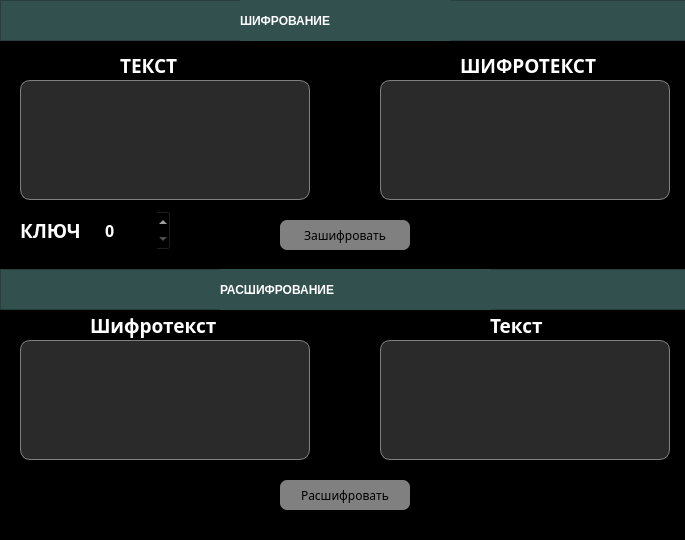
<?xml version="1.0" encoding="UTF-8"?>
<ui version="4.0">
 <class>MainWindow</class>
 <widget class="QMainWindow" name="MainWindow">
  <property name="geometry">
   <rect>
    <x>0</x>
    <y>0</y>
    <width>685</width>
    <height>540</height>
   </rect>
  </property>
  <property name="sizePolicy">
   <sizepolicy hsizetype="Fixed" vsizetype="Fixed">
    <horstretch>0</horstretch>
    <verstretch>0</verstretch>
   </sizepolicy>
  </property>
  <property name="minimumSize">
   <size>
    <width>685</width>
    <height>540</height>
   </size>
  </property>
  <property name="maximumSize">
   <size>
    <width>685</width>
    <height>540</height>
   </size>
  </property>
  <property name="windowTitle">
   <string>MainWindow</string>
  </property>
  <property name="styleSheet">
   <string notr="true">background-color: rgb(0, 0, 0);</string>
  </property>
  <widget class="QWidget" name="centralwidget">
   <property name="styleSheet">
    <string notr="true">background-color: rgb(0, 0,0);</string>
   </property>
   <widget class="QLabel" name="label_10">
    <property name="geometry">
     <rect>
      <x>490</x>
      <y>310</y>
      <width>61</width>
      <height>30</height>
     </rect>
    </property>
    <property name="font">
     <font>
      <family>Century Gothic</family>
      <pointsize>14</pointsize>
      <weight>87</weight>
      <italic>false</italic>
      <bold>true</bold>
     </font>
    </property>
    <property name="styleSheet">
     <string notr="true">color: white;
font: 14pt &quot;Century Gothic&quot;;
font-weight: 700;
text-transform: uppercase;
</string>
    </property>
    <property name="text">
     <string>Текст</string>
    </property>
   </widget>
   <widget class="QPushButton" name="decrypt_btn">
    <property name="geometry">
     <rect>
      <x>280</x>
      <y>480</y>
      <width>130</width>
      <height>30</height>
     </rect>
    </property>
    <property name="font">
     <font>
      <family>Century Gothic</family>
     </font>
    </property>
    <property name="styleSheet">
     <string notr="true">QPushButton {
	color: black;
	background-color: grey;
	border-radius: 7px;
}

QPushButton:pressed {
	background-color: rgb(102, 102, 102);
}</string>
    </property>
    <property name="text">
     <string>Расшифровать</string>
    </property>
   </widget>
   <widget class="QLabel" name="label_9">
    <property name="geometry">
     <rect>
      <x>460</x>
      <y>50</y>
      <width>151</width>
      <height>30</height>
     </rect>
    </property>
    <property name="font">
     <font>
      <family>Century Gothic</family>
      <pointsize>14</pointsize>
      <weight>87</weight>
      <italic>false</italic>
      <bold>true</bold>
     </font>
    </property>
    <property name="styleSheet">
     <string notr="true">color: white;
font: 14pt &quot;Century Gothic&quot;;
font-weight: 700;</string>
    </property>
    <property name="text">
     <string>ШИФРОТЕКСТ</string>
    </property>
   </widget>
   <widget class="QFrame" name="frame_2">
    <property name="geometry">
     <rect>
      <x>0</x>
      <y>269</y>
      <width>701</width>
      <height>41</height>
     </rect>
    </property>
    <property name="autoFillBackground">
     <bool>false</bool>
    </property>
    <property name="styleSheet">
     <string notr="true">background-color: rgb(49, 80, 78)</string>
    </property>
    <property name="frameShape">
     <enum>QFrame::StyledPanel</enum>
    </property>
    <property name="frameShadow">
     <enum>QFrame::Raised</enum>
    </property>
    <widget class="QLabel" name="label_7">
     <property name="geometry">
      <rect>
       <x>220</x>
       <y>0</y>
       <width>271</width>
       <height>41</height>
      </rect>
     </property>
     <property name="styleSheet">
      <string notr="true">color: white;
font: 18pt &quot;Century Gothic&quot;;
font-weight: 700;</string>
     </property>
     <property name="text">
      <string>РАСШИФРОВАНИЕ</string>
     </property>
    </widget>
   </widget>
   <widget class="QFrame" name="frame">
    <property name="geometry">
     <rect>
      <x>0</x>
      <y>0</y>
      <width>701</width>
      <height>41</height>
     </rect>
    </property>
    <property name="styleSheet">
     <string notr="true">background-color: rgb(49, 80, 78)</string>
    </property>
    <property name="frameShape">
     <enum>QFrame::StyledPanel</enum>
    </property>
    <property name="frameShadow">
     <enum>QFrame::Raised</enum>
    </property>
    <widget class="QLabel" name="label_4">
     <property name="geometry">
      <rect>
       <x>240</x>
       <y>0</y>
       <width>211</width>
       <height>41</height>
      </rect>
     </property>
     <property name="styleSheet">
      <string notr="true">color: white;
font: 18pt &quot;Century Gothic&quot;;
font-weight: 700;</string>
     </property>
     <property name="text">
      <string>ШИФРОВАНИЕ</string>
     </property>
    </widget>
   </widget>
   <widget class="QPushButton" name="encrypt_btn">
    <property name="geometry">
     <rect>
      <x>280</x>
      <y>220</y>
      <width>130</width>
      <height>30</height>
     </rect>
    </property>
    <property name="font">
     <font>
      <family>Century Gothic</family>
     </font>
    </property>
    <property name="styleSheet">
     <string notr="true">QPushButton {
	color: black;
	background-color: grey;
	border-radius: 7px;
}

QPushButton:pressed {
	background-color: rgb(102, 102, 102);
}</string>
    </property>
    <property name="text">
     <string>Зашифровать</string>
    </property>
   </widget>
   <widget class="QLabel" name="label_8">
    <property name="geometry">
     <rect>
      <x>120</x>
      <y>50</y>
      <width>61</width>
      <height>30</height>
     </rect>
    </property>
    <property name="font">
     <font>
      <family>Century Gothic</family>
      <pointsize>14</pointsize>
      <weight>75</weight>
      <italic>false</italic>
      <bold>true</bold>
      <strikeout>false</strikeout>
      <stylestrategy>PreferAntialias</stylestrategy>
     </font>
    </property>
    <property name="styleSheet">
     <string notr="true">color: white;
</string>
    </property>
    <property name="text">
     <string>ТЕКСТ</string>
    </property>
   </widget>
   <widget class="QLabel" name="label_11">
    <property name="geometry">
     <rect>
      <x>90</x>
      <y>310</y>
      <width>151</width>
      <height>30</height>
     </rect>
    </property>
    <property name="font">
     <font>
      <family>Century Gothic</family>
      <pointsize>14</pointsize>
      <weight>87</weight>
      <italic>false</italic>
      <bold>true</bold>
     </font>
    </property>
    <property name="styleSheet">
     <string notr="true">color: white;
font: 14pt &quot;Century Gothic&quot;;
font-weight: 700;
text-transform: uppercase;
</string>
    </property>
    <property name="text">
     <string>Шифротекст</string>
    </property>
   </widget>
   <widget class="QPlainTextEdit" name="text_edit_encrypted">
    <property name="geometry">
     <rect>
      <x>20</x>
      <y>340</y>
      <width>290</width>
      <height>120</height>
     </rect>
    </property>
    <property name="styleSheet">
     <string notr="true">background-color: rgb(42, 42, 42);
border: 1px solid gray;
border-radius: 10px;
color: white;
</string>
    </property>
   </widget>
   <widget class="QTextBrowser" name="textBrowser_encrypted">
    <property name="geometry">
     <rect>
      <x>380</x>
      <y>80</y>
      <width>290</width>
      <height>120</height>
     </rect>
    </property>
    <property name="styleSheet">
     <string notr="true">background-color: rgb(42, 42, 42);
border: 1px solid gray;
border-radius: 10px;
color: white;
</string>
    </property>
   </widget>
   <widget class="QTextBrowser" name="textBrowser_decrypted">
    <property name="geometry">
     <rect>
      <x>380</x>
      <y>340</y>
      <width>290</width>
      <height>120</height>
     </rect>
    </property>
    <property name="styleSheet">
     <string notr="true">background-color: rgb(42, 42, 42);
border: 1px solid gray;
border-radius: 10px;
color: white;
</string>
    </property>
   </widget>
   <widget class="QPlainTextEdit" name="text_edit">
    <property name="geometry">
     <rect>
      <x>20</x>
      <y>80</y>
      <width>290</width>
      <height>120</height>
     </rect>
    </property>
    <property name="styleSheet">
     <string notr="true">background-color: rgb(42, 42, 42);
border: 1px solid gray;
border-radius: 10px;
color: white;
</string>
    </property>
   </widget>
   <widget class="QLabel" name="label_12">
    <property name="geometry">
     <rect>
      <x>20</x>
      <y>210</y>
      <width>71</width>
      <height>41</height>
     </rect>
    </property>
    <property name="font">
     <font>
      <family>Century Gothic</family>
      <pointsize>14</pointsize>
      <weight>75</weight>
      <italic>false</italic>
      <bold>true</bold>
      <strikeout>false</strikeout>
      <stylestrategy>PreferAntialias</stylestrategy>
     </font>
    </property>
    <property name="styleSheet">
     <string notr="true">color: white;
</string>
    </property>
    <property name="text">
     <string>КЛЮЧ</string>
    </property>
   </widget>
   <widget class="QSpinBox" name="key_spinBox">
    <property name="geometry">
     <rect>
      <x>100</x>
      <y>210</y>
      <width>71</width>
      <height>41</height>
     </rect>
    </property>
    <property name="font">
     <font>
      <family>Century Gothic</family>
      <pointsize>12</pointsize>
      <weight>75</weight>
      <bold>true</bold>
     </font>
    </property>
    <property name="styleSheet">
     <string notr="true">color: white;</string>
    </property>
   </widget>
  </widget>
 </widget>
 <resources/>
 <connections/>
</ui>
